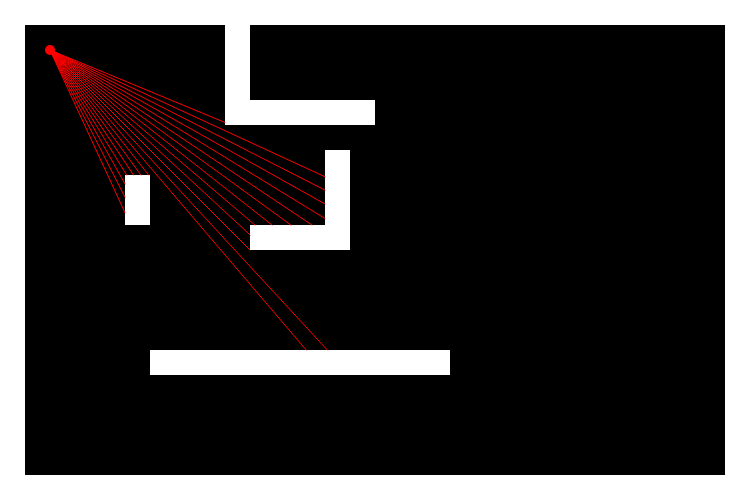
Frame 1 (no input)
Frame 60 (no input): identical to frame 1, image omitted
Frame 120 (the mouse pressed at the canvas centre since frame 60): identical to frame 1, image omitted

The p5.js sketch that drew this single still picture (run headless with seeded random() and noise() and a simulated clock; from frame 60 on, the mouse is pressed at the canvas centre):

// p5.js sketch
// ── sketch.js
let template = [
    "XXXXXXXXXXXXXXXXXXXXXXXXXXXXXX",
    "X        X                   X",
    "X        X                   X",
    "X        X                   X",
    "X        XXXXXX              X",
    "X                            X",
    "X            X               X",
    "X    X       X               X",
    "X    X       X               X",
    "X         XXXX               X",
    "X                            X",
    "X                            X",
    "X                            X",
    "X                            X",
    "X     XXXXXXXXXXXX           X",
    "X                            X",
    "X                            X",
    "X                            X",
    "X                            X",
    "XXXXXXXXXXXXXXXXXXXXXXXXXXXXXX",
];

let grid = [];

const camera = new Camera(50, 50, Math.PI / 4, Math.PI / 4);

function setup() {
    let width = 30;
    let height = 20;
    let cellSize = 25;

    createCanvas(width * cellSize, height * cellSize);

    for (let i = 0; i < template.length; i++) {
        for (let j = 0; j < template[i].length; j++) {
            if (template[i][j] == "X") {
                grid.push(new Cell(j * cellSize, i * cellSize, cellSize, cellSize));
            }
        }
    }
}

function draw() {
	background(0);

    noStroke();
    for (let i of grid) {
        i.draw();
    }

    camera.draw();

    for (let i = camera.dir - camera.FoV / 2; i < camera.dir + camera.FoV / 2; i += camera.FoV / camera.resolution) {
        let ray = new Ray(camera.x, camera.y, i);
        ray.cast(grid);
    }
}

// ── camera.js
class Camera {
    constructor(x, y, direction, FoV) {
        this.x = x;
        this.y = y;
        this.dir = direction;
        this.FoV = FoV;
        this.resolution = 20;
    }

    draw() {
        fill(255, 0, 0);
        ellipse(this.x, this.y, 10);
    }
}

// ── cell.js
class Cell {
    constructor(x, y, width, height) {
        this.x = x;
        this.y = y;
        this.width = width;
        this.height = height;
    }
    
    draw() {
        fill(255);
        rect(this.x, this.y, this.width, this.height);
    }
    
    collide(ray) {
        let { x1, y1, x2, y2 } = ray;
        let { x : rx, y : ry, width : rw, height : rh } = this;

        const left =   lineLine(x1, y1, x2, y2, rx, ry, rx, ry + rh);
        const right =  lineLine(x1, y1, x2, y2, rx + rw, ry, rx + rw, ry + rh);
        const top =    lineLine(x1, y1, x2, y2, rx, ry, rx + rw, ry);
        const bottom = lineLine(x1, y1, x2, y2, rx, ry + rh, rx + rw, ry + rh);

        let min = Infinity;
        let closest;

        for (let i of [left, right, top, bottom]) {
            if (i) {
                const distance = dist(x1, y1, i.x, i.y);
                if (distance < min) {
                    min = distance;
                    closest = i;
                }
            }
        }
        
        if (closest) return closest;

        return false;
    }
}
 
// ── helper.js
function lineLine(x1, y1, x2, y2, x3, y3, x4, y4) {
    const uA = ((x4 - x3) * (y1 - y3) - (y4 - y3) * (x1 - x3)) / ((y4 - y3) * (x2 - x1) - (x4 - x3) * (y2 - y1));
    const uB = ((x2 - x1) * (y1 - y3) - (y2 - y1) * (x1 - x3)) / ((y4 - y3) * (x2 - x1) - (x4 - x3) * (y2 - y1));

    if (uA >= 0 && uA <= 1 && uB >= 0 && uB <= 1) {
        const intersectionX = x1 + (uA * (x2 - x1));
        const intersectionY = y1 + (uA * (y2 - y1));

        return {
            x: intersectionX,
            y: intersectionY,
        };
    }

    return false;
}

function dist(x1, y1, x2, y2) {
    return Math.sqrt(Math.pow(x1 - x2, 2) + Math.pow(y1 - y2, 2));
}

// ── ray.js
class Ray {
    constructor(x, y, direction) {
        this.x1 = x;
        this.y1 = y;

        this.x2 = x + 1000 * Math.cos(direction);
        this.y2 = y + 1000 * Math.sin(direction);
    }

    cast(grid) {
        let minDist = Infinity;
        let closest;

        for (let i = 0; i < grid.length; i++) {
            let collision = grid[i].collide(this);
            if (collision) {
                let distance = dist(this.x1, this.y1, collision.x, collision.y);
                if (distance < minDist) {
                    minDist = distance;
                    closest = collision;
                }
            }
        }


        if (closest) {
            stroke(255, 0, 0);
            line(this.x1, this.y1, closest.x, closest.y);
        }
    }
}
// ── scene.js
class Scene {
    constructor(xOffset, width, height) {
        this.scene = [];
        this.xOffset = xOffset;

        this.width = width;
        this.height = height;
    }

    draw() {
        let spacing = this.width / this.scene.length;

        noStroke();
        for (let i = 0; i < this.scene.length; i++) {
            if (this.scene[i]) {
                const sq = this.scene[i] * this.scene[i];

                fill(map(sq, 0, displayWidth * displayWidth + this.height * this.height, 255, 0));

                let x = this.xOffset + spacing * i;

                let diag = Math.sqrt(displayWidth * displayWidth + displayHeight * displayHeight);
                let height = map(this.scene[i], 0, diag, this.height, 0);

                rect(x, (this.height - height) / 2, spacing + 1, height);
            }
        }
    }
}
